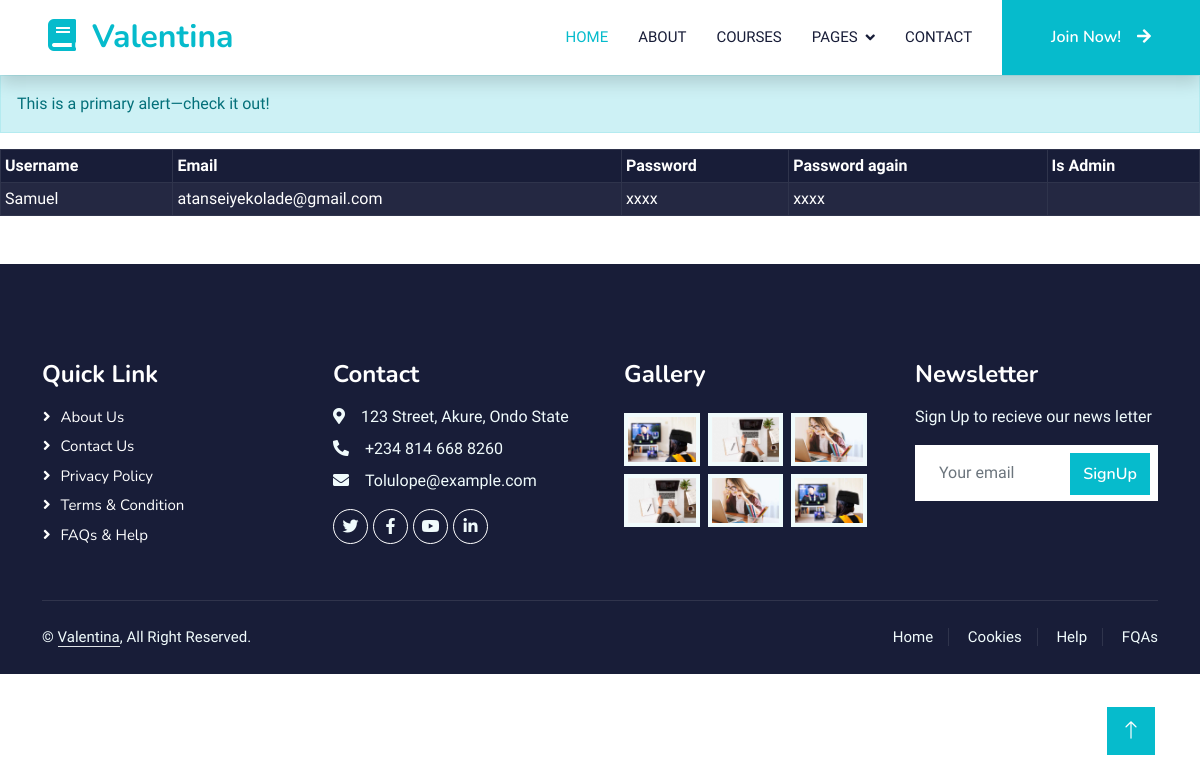
/regUsers, run on an earlier commit of the app's database.
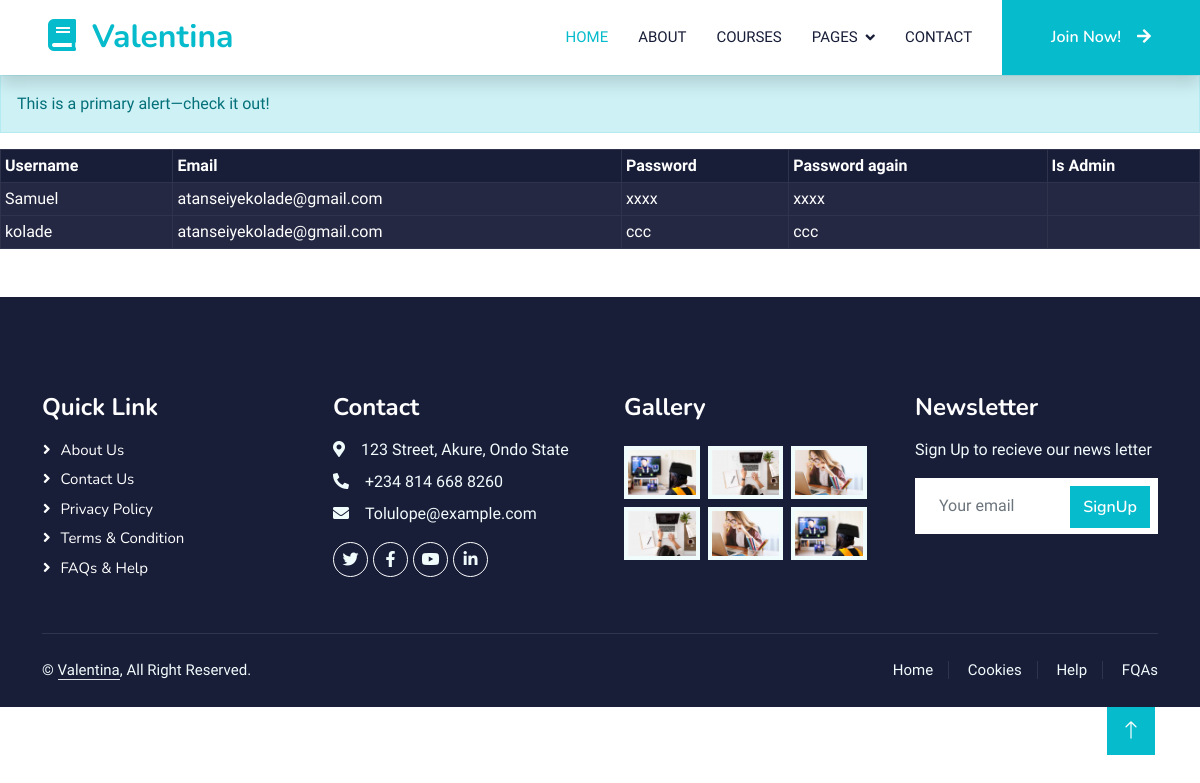
And on a later commit of the database.
### app.py (models this page shows, shortened)
class SignUp(UserMixin, db.Model):
    __bind_key__ = 'SignUp'
    __tablename__ = 'SignUp'
    username = db.Column(db.String(80),  unique=True, nullable=False, primary_key=True)
    email = db.Column(db.String(80), nullable=False)
    password = db.Column(db.String(80), nullable=False)
    password_again = db.Column(db.String(80), nullable=False)
    is__admin = db.Column(db.String(80))

### app.py (the view)
@app.route('/regUsers')
def regUsers():
    users = SignUp.query.all()
    greet = 'Hello, there'
    return render_template('usersDB.html',  users=[users, greet])

### templates/usersDB.html
{% extends 'base.html' %}
{% block body %}
<div class="alert alert-primary" role="alert">
    This is a primary alert—check it out!
</div>
<table class="table table-striped table-dark table-hover table-sm table-bordered p-5">
    <thead>
        <tr>
            <th>Username</th>
            <th>Email</th>
            <th>Password</th>
            <th>Password again</th>
            <th>Is Admin</th>
        </tr>
    </thead>
    {% for user in users[0] %}
    <tbody>
        <tr>
            <td>{{user.username}}</td>
            <td>{{user.email}}</td>
            <td>{{user.password}}</td>
            <td>{{user.password_again}}</td>
            <td>{{user.admin}}</td>
        </tr>
    </tbody>
    {% endfor %}
</table>
{% endblock %}

### templates/base.html (shortened to what this page needs)
<!DOCTYPE html>
<html lang="en">
<head>
    <link rel="stylesheet" href="https://cdnjs.cloudflare.com/ajax/libs/font-awesome/5.10.0/css/all.min.css">
    <link rel="stylesheet" href="https://cdn.jsdelivr.net/npm/bootstrap-icons@1.4.1/font/bootstrap-icons.css">
    <link rel="stylesheet" href="{{ url_for('static', filename='lib/animate/animate.min.css') }}">
    <link rel="stylesheet" href="{{ url_for('static', filename='lib/owlcarousel/assets/owl.carousel.min.css') }}">
    <link rel="stylesheet" href="{{ url_for('static', filename='css/bootstrap.min.css') }}">
    <link rel="stylesheet" href="{{ url_for('static', filename='css/style.css') }}">
</head>
<body>
    <nav class="navbar navbar-expand-lg bg-white navbar-light shadow sticky-top p-0">
        <a href="index.html" class="navbar-brand d-flex align-items-center px-4 px-lg-5">
            <h2 class="m-0 text-primary"><i class="fa fa-book me-3"></i>Valentina</h2>
        </a>
        <div class="collapse navbar-collapse" id="navbarCollapse">
            <div class="navbar-nav ms-auto p-4 p-lg-0">
                <a href="{{ url_for('index') }}" class="nav-item nav-link active">Home</a>
                <a href="{{ url_for('about') }}" class="nav-item nav-link">About</a>
                <a href="{{ url_for('courses') }}" class="nav-item nav-link">Courses</a>
                <div class="nav-item dropdown">
                    <a href="#" class="nav-link dropdown-toggle" data-bs-toggle="dropdown">Pages</a>
                </div>
                <a href="{{ url_for('contact') }}" class="nav-item nav-link">Contact</a>
            </div>
            <a href="{{ url_for('signup') }}" class="btn btn-primary py-4 px-lg-5 d-none d-lg-block">Join Now!<i
                    class="fa fa-arrow-right ms-3"></i></a>
        </div>
    </nav>
    {% block body %}
    {% endblock %}
    <div class="container-fluid bg-dark text-light footer pt-5 mt-5 wow fadeIn" data-wow-delay="0.1s">
        <div class="container py-5">
            <div class="row g-5">
                <div class="col-lg-3 col-md-6">
                    <h4 class="text-white mb-3">Quick Link</h4>
                    <a class="btn btn-link" href="">About Us</a>
                    <a class="btn btn-link" href="">Contact Us</a>
                    <a class="btn btn-link" href="">Privacy Policy</a>
                    <a class="btn btn-link" href="">Terms & Condition</a>
                    <a class="btn btn-link" href="">FAQs & Help</a>
                </div>
                <div class="col-lg-3 col-md-6">
                    <h4 class="text-white mb-3">Contact</h4>
                    <p class="mb-2"><i class="fa fa-map-marker-alt me-3"></i>123 Street, Akure, Ondo State</p>
                    <p class="mb-2"><i class="fa fa-phone-alt me-3"></i>+234 814 668 8260</p>
                    <p class="mb-2"><i class="fa fa-envelope me-3"></i>Tolulope@example.com</p>
                    <div class="d-flex pt-2">
                        <a class="btn btn-outline-light btn-social" href=""><i class="fab fa-twitter"></i></a>
                        <a class="btn btn-outline-light btn-social" href=""><i class="fab fa-facebook-f"></i></a>
                        <a class="btn btn-outline-light btn-social" href=""><i class="fab fa-youtube"></i></a>
                        <a class="btn btn-outline-light btn-social" href=""><i class="fab fa-linkedin-in"></i></a>
                    </div>
                </div>
                <div class="col-lg-3 col-md-6">
                    <h4 class="text-white mb-3">Gallery</h4>
                    <div class="row g-2 pt-2">
                        <div class="col-4">
                            <img class="img-fluid bg-light p-1"
                                src="{{ url_for('static', filename='img/course-1.jpg') }}" alt="">
                        </div>
                        <div class="col-4">
                            <img class="img-fluid bg-light p-1"
                                src="{{ url_for('static', filename='img/course-2.jpg') }}" alt="">
                        </div>
                        <div class="col-4">
                            <img class="img-fluid bg-light p-1"
                                src="{{ url_for('static', filename='img/course-3.jpg') }}" alt="">
                        </div>
                        <div class="col-4">
                            <img class="img-fluid bg-light p-1"
                                src="{{ url_for('static', filename='img/course-2.jpg') }}" alt="">
                        </div>
                        <div class="col-4">
                            <img class="img-fluid bg-light p-1"
                                src="{{ url_for('static', filename='img/course-3.jpg') }}" alt="">
                        </div>
                        <div class="col-4">
                            <img class="img-fluid bg-light p-1"
                                src="{{ url_for('static', filename='img/course-1.jpg') }}" alt="">
                        </div>
                    </div>
                </div>
                <div class="col-lg-3 col-md-6">
                    <h4 class="text-white mb-3">Newsletter</h4>
                    <p>Sign Up to recieve our news letter</p>
                    <div class="position-relative mx-auto" style="max-width: 400px;">
                        <input class="form-control border-0 w-100 py-3 ps-4 pe-5" type="text" placeholder="Your email">
                        <button type="button"
                            class="btn btn-primary py-2 position-absolute top-0 end-0 mt-2 me-2">SignUp</button>
                    </div>
                </div>
            </div>
        </div>
        <div class="container">
            <div class="copyright">
                <div class="row">
                    <div class="col-md-6 text-center text-md-start mb-3 mb-md-0">
                        &copy; <a class="border-bottom" href="#">Valentina</a>, All Right Reserved.
                    </div>
                    <div class="col-md-6 text-center text-md-end">
                        <div class="footer-menu">
                            <a href="">Home</a>
                            <a href="">Cookies</a>
                            <a href="">Help</a>
                            <a href="">FQAs</a>
                        </div>
                    </div>
                </div>
            </div>
        </div>
    </div>
    <a href="#" class="btn btn-lg btn-primary btn-lg-square back-to-top"><i class="bi bi-arrow-up"></i></a>
</body>
</html>

### static/css/style.css (style rules this page uses)
:root { --primary: #06BBCC; --light: #F0FBFC; --dark: #181d38; }
.back-to-top { position: fixed; display: none; right: 45px; bottom: 45px; z-index: 99; }
.btn { font-family: 'Nunito', sans-serif; font-weight: 600; transition: .5s; }
.btn.btn-primary, .btn.btn-secondary { color: #FFFFFF; }
.btn-lg-square { width: 48px; height: 48px; }
.btn-square, .btn-sm-square, .btn-lg-square { padding: 0; display: flex; align-items: center; justify-content: center; font-weight: normal; border-radius: 0px; }
.navbar .dropdown-toggle::after { border: none; content: "\f107"; font-family: "Font Awesome 5 Free"; font-weight: 900; vertical-align: middle; margin-left: 8px; }
.navbar-light .navbar-nav .nav-link { margin-right: 30px; padding: 25px 0; color: #FFFFFF; font-size: 15px; text-transform: uppercase; outline: none; }
.navbar-light .navbar-nav .nav-link:hover, .navbar-light .navbar-nav .nav-link.active { color: var(--primary); }
.navbar-light .navbar-brand, .navbar-light a.btn { height: 75px; }
.navbar-light .navbar-nav .nav-link { color: var(--dark); font-weight: 500; }
.navbar-light.sticky-top { top: -100px; transition: .5s; }
.footer .btn.btn-social { margin-right: 5px; width: 35px; height: 35px; display: flex; align-items: center; justify-content: center; color: var(--light); font-weight: normal; border: 1px solid #FFFFFF; border-radius: 35px; transition: .3s; }
.footer .btn.btn-link { display: block; margin-bottom: 5px; padding: 0; text-align: left; color: #FFFFFF; font-size: 15px; font-weight: normal; text-transform: capitalize; transition: .3s; }
.footer .btn.btn-link::before { position: relative; content: "\f105"; font-family: "Font Awesome 5 Free"; font-weight: 900; margin-right: 10px; }
.footer .copyright { padding: 25px 0; font-size: 15px; border-top: 1px solid rgba(256, 256, 256, .1); }
.footer .copyright a { color: var(--light); }
.footer .footer-menu a { margin-right: 15px; padding-right: 15px; border-right: 1px solid rgba(255, 255, 255, .1); }
.footer .footer-menu a:last-child { margin-right: 0; padding-right: 0; border-right: none; }

What changed in the data, as far as the page shows it:
added SignUp: username "kolade", email "atanseiyekolade@gmail.com", password "ccc", password_again "ccc"
